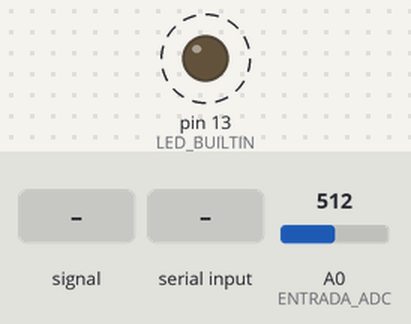
This sketch was run on a simulated Arduino Uno, built with avr-gcc and run on an emulated ATmega328P. Parts: output pins drawn as LEDs (lit = HIGH). Dashed ring = blinking. The inputs (shaded band) are chosen by the test bench; at power-on: A0 (ENTRADA_ADC) = 512. What the sketch prints to the serial monitor is not drawn.

Above: at 0.75 s.
1.3 s: A0 (ENTRADA_ADC) fed a 200 Hz sine of ±81 counts around its level
4.3 s: A0 (ENTRADA_ADC) set to 716
7.3 s: A0 (ENTRADA_ADC) set to 900
10.3 s: A0 (ENTRADA_ADC) fed a 200 Hz sine of ±81 counts around its level
13.3 s: byte 30 received over Serial
Timing chart, 0 to 17.3 s (numbered marks = the images above; inputs shaded):
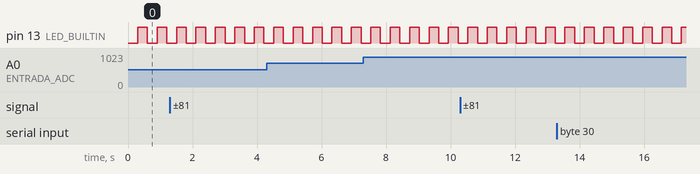

The sketch:

transceptor_iie.ino
```cpp
#include <TimerOne.h>

// Pin de entrada al ADC: 14 = A0
#define ENTRADA_ADC A0
// Frecuencia de muestreo en Hz
#define FREC_MUESTREO 4000
// Periodo de muestreo en us
#define MICROS_MUESTREO ((unsigned long)1e6 / FREC_MUESTREO)
// Semiperiodo de parpadeo del led en ms
#define SEMIPERIODO_LED 300

void setup() {
  // Configurar timer de muestreo a 4kHz --> 250 us)
  Timer1.initialize(MICROS_MUESTREO);
  Timer1.attachInterrupt(takeSample);

  // Configurar UART para comunicación serie
  Serial.begin(57600);

  // Configurar LED como salida
  pinMode(LED_BUILTIN, OUTPUT);
}

unsigned long tiempo_actual;
unsigned long tiempo_anterior = 0;
int estado_led = LOW;

void loop() {
  tiempo_actual = millis();
  if (tiempo_actual - tiempo_anterior > SEMIPERIODO_LED) {
    tiempo_anterior = tiempo_actual;
    estado_led = !estado_led;
  }
  digitalWrite(LED_BUILTIN, estado_led);
}

void takeSample() {
  uint8_t muestra;
  // Leer en ADC
  muestra = analogRead(ENTRADA_ADC) >> 2;
  // Enviar el dato por la UART
  Serial.write(muestra);
}

void serialEvent() {
  uint8_t muestra;
  // Leer el dato recibido
  muestra = Serial.read();
  // Enviarlo al conversor digital-analógico
 writeDAC(muestra);
}

void writeDAC(uint8_t dato) {
  // Escribir el dato en el puerto de salida
}
```

Measured:
- by itself, pin 13 (LED_BUILTIN): alternates HIGH for 0.30 s and LOW for 0.30 s
